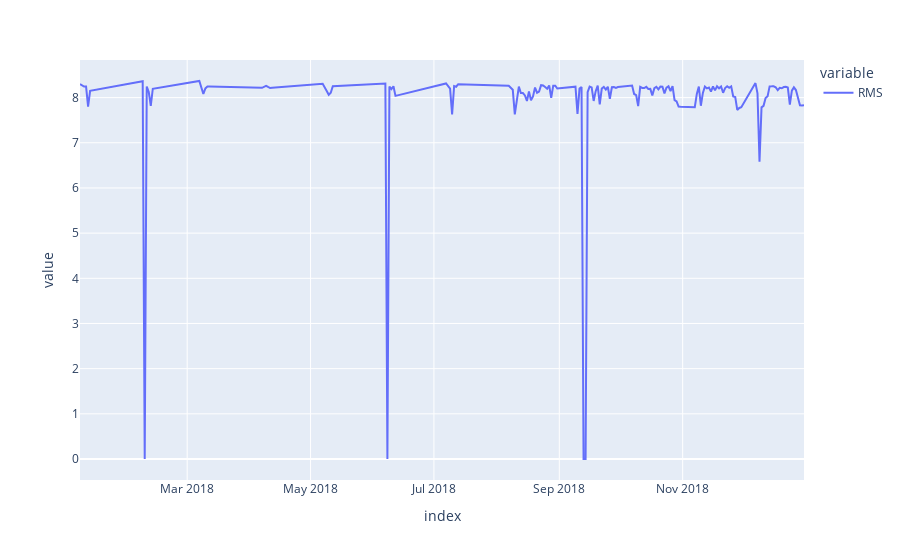

Notebook source saved alongside this figure:
### Code cell
fig=go.Figure()
#fig.add_trace(go.Scatter(x=RMS_copy.index,y=RMS_copy.RMS,name='RMS'))
px.line(final_df.RMS,labels={'x':'Date','y':'Value'})

### Figure 1 — Plotly figure (JSON) as saved in the notebook; plotly's stock layout.template omitted (floating-point values rounded to 4 significant figures; data arrays with more than 128 entries replaced by an {"elided": "..."} marker saying what was removed)
{"data": [{"hovertemplate": "variable=RMS<br>index=%{x}<br>value=%{y}<extra></extra>", "legendgroup": "RMS", "line": {"color": "#636efa", "dash": "solid"}, "marker": {"symbol": "circle"}, "mode": "lines", "name": "RMS", "orientation": "v", "showlegend": true, "type": "scatter", "x": {"elided": "159 str values"}, "xaxis": "x", "y": {"elided": "159 float values"}, "yaxis": "y"}], "layout": {"legend": {"title": {"text": "variable"}, "tracegroupgap": 0}, "margin": {"t": 60}, "xaxis": {"anchor": "y", "domain": [0, 1], "title": {"text": "index"}}, "yaxis": {"anchor": "x", "domain": [0, 1], "title": {"text": "value"}}}}
